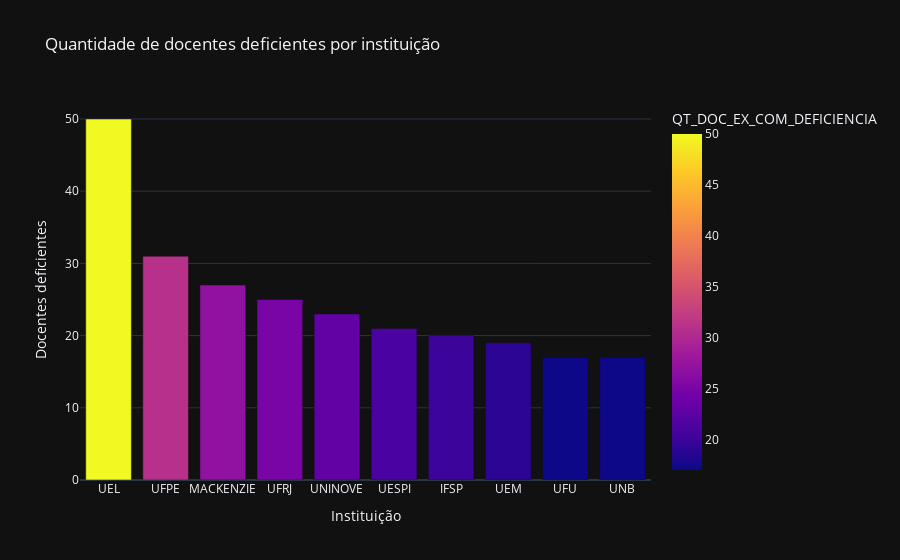

Source (notebook cell):
### Code cell
#plotando o grafico de barras
fig = px.bar(deficientes_por_instituicao, x=deficientes_por_instituicao.index, y='QT_DOC_EX_COM_DEFICIENCIA', title='Quantidade de docentes deficientes por instituição', color='QT_DOC_EX_COM_DEFICIENCIA')
fig.layout.template = 'plotly_dark'
fig.layout.xaxis.title = 'Instituição'
fig.layout.yaxis.title = 'Docentes deficientes'
fig.layout.legend = dict(x=1, y=1, title='Docentes deficientes')
fig.show()

### Figure 1 — Plotly figure (JSON) as saved in the notebook; plotly's stock layout.template omitted (floating-point values rounded to 4 significant figures)
{"data": [{"alignmentgroup": "True", "hovertemplate": "SG_IES=%{x}<br>QT_DOC_EX_COM_DEFICIENCIA=%{marker.color}<extra></extra>", "legendgroup": "", "marker": {"color": [50, 31, 27, 25, 23, 21, 20, 19, 17, 17], "coloraxis": "coloraxis", "pattern": {"shape": ""}}, "name": "", "offsetgroup": "", "orientation": "v", "showlegend": false, "textposition": "auto", "type": "bar", "x": ["UEL", "UFPE", "MACKENZIE", "UFRJ", "UNINOVE", "UESPI", "IFSP", "UEM", "UFU", "UNB"], "xaxis": "x", "y": [50, 31, 27, 25, 23, 21, 20, 19, 17, 17], "yaxis": "y"}], "layout": {"barmode": "relative", "coloraxis": {"colorbar": {"title": {"text": "QT_DOC_EX_COM_DEFICIENCIA"}}, "colorscale": [[0, "#0d0887"], [0.1111, "#46039f"], [0.2222, "#7201a8"], [0.3333, "#9c179e"], [0.4444, "#bd3786"], [0.5556, "#d8576b"], [0.6667, "#ed7953"], [0.7778, "#fb9f3a"], [0.8889, "#fdca26"], [1, "#f0f921"]]}, "legend": {"title": {"text": "Docentes deficientes"}, "x": 1, "y": 1}, "title": {"text": "Quantidade de docentes deficientes por instituição"}, "xaxis": {"anchor": "y", "domain": [0, 1], "title": {"text": "Instituição"}}, "yaxis": {"anchor": "x", "domain": [0, 1], "title": {"text": "Docentes deficientes"}}}}
